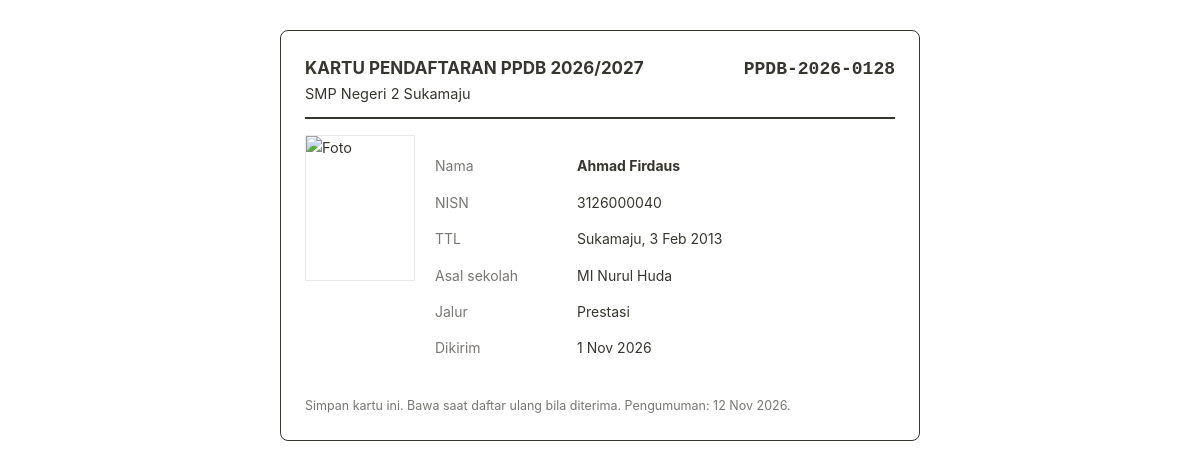
The app's page /index.php?page=kartu&id=1 (signed in) with its own data.
### tables this page shows
CREATE TABLE pengaturan (
  id INT PRIMARY KEY,
  nama_sekolah VARCHAR(120) NOT NULL,
  alamat VARCHAR(255),
  telepon VARCHAR(30),
  tahun_ajaran VARCHAR(20) NOT NULL,
  buka DATETIME NOT NULL,
  tutup DATETIME NOT NULL,
  pengumuman DATETIME NOT NULL,
  daftar_ulang_sampai DATE NOT NULL,
  persen_cadangan TINYINT NOT NULL DEFAULT 10
);

CREATE TABLE pendaftar (
  id INT AUTO_INCREMENT PRIMARY KEY,
  no_daftar VARCHAR(20) NOT NULL UNIQUE,
  jalur_id INT NOT NULL,
  nisn CHAR(10) NOT NULL UNIQUE,
  nik CHAR(16),
  nama VARCHAR(100) NOT NULL,
  jk ENUM('L','P') NOT NULL DEFAULT 'L',
  tempat_lahir VARCHAR(60),
  tgl_lahir DATE NOT NULL,
  agama VARCHAR(20),
  asal_sekolah VARCHAR(100),
  alamat VARCHAR(255),
  jarak_km DECIMAL(5,2) NOT NULL DEFAULT 0,
  nama_ayah VARCHAR(100),
  nama_ibu VARCHAR(100),
  pekerjaan_ortu VARCHAR(60),
  telepon VARCHAR(20) NOT NULL,
  nilai_rata DECIMAL(5,2) NOT NULL DEFAULT 0,
  poin_prestasi DECIMAL(5,2) NOT NULL DEFAULT 0,
  prestasi_ket VARCHAR(255),
  status ENUM('draft','menunggu','perbaikan','terverifikasi','diterima','cadangan','tidak_diterima','daftar_ulang') NOT NULL DEFAULT 'draft',
  catatan VARCHAR(255),
  skor DECIMAL(6,2) NULL,
  peringkat SMALLINT NULL,
  verifikator_id INT NULL,
  created_at DATETIME NOT NULL DEFAULT CURRENT_TIMESTAMP,
  dikirim_at DATETIME NULL,
  diverifikasi_at DATETIME NULL,
  INDEX (status), INDEX (jalur_id),
  FOREIGN KEY (jalur_id) REFERENCES jalur(id),
  FOREIGN KEY (verifikator_id) REFERENCES users(id) ON DELETE SET NULL
);

CREATE TABLE jalur (
  id INT AUTO_INCREMENT PRIMARY KEY,
  kode VARCHAR(20) NOT NULL UNIQUE,
  nama VARCHAR(60) NOT NULL,
  kuota SMALLINT NOT NULL,
  keterangan VARCHAR(255)
);

### index.php (called while the page is built, shortened)
<?php
require __DIR__ . '/includes/bootstrap.php';
$routes = [
    'beranda'    => 'pages/daftar/beranda.php',
    'daftar'     => 'pages/daftar/daftar.php',
    'masuk'      => 'pages/daftar/masuk.php',
    'formulir'   => 'pages/daftar/formulir.php',
    'status'     => 'pages/daftar/status.php',
    'kartu'      => 'pages/daftar/kartu.php',
    'pengumuman' => 'pages/daftar/pengumuman.php',
    'keluar'     => 'pages/daftar/keluar.php',
    'berkas'     => 'pages/berkas.php',
    'login'      => 'pages/admin/login.php',
    'logout'     => 'pages/admin/logout.php',
    'dashboard'  => 'pages/admin/dashboard.php',
    'pendaftar'  => 'pages/admin/pendaftar.php',
    'verifikasi' => 'pages/admin/verifikasi.php',
    'seleksi'    => 'pages/admin/seleksi.php',
    'pengaturan' => 'pages/admin/pengaturan.php',
];
$page = $_GET['page'] ?? 'beranda';
require __DIR__ . '/' . $routes[$page];

### includes/bootstrap.php (called while the page is built, shortened)
<?php
function db(): PDO
{
    static $pdo = null;
    if ($pdo === null) {
        $c = require __DIR__ . '/../config/database.php';
        $dsn = "mysql:host={$c['host']};port={$c['port']};dbname={$c['database']};charset=utf8mb4";
        try {
            $pdo = new PDO($dsn, $c['username'], $c['password'], [
                PDO::ATTR_ERRMODE => PDO::ERRMODE_EXCEPTION,
                PDO::ATTR_DEFAULT_FETCH_MODE => PDO::FETCH_ASSOC,
            ]);
        } catch (PDOException $e) {
            die('<h3>Koneksi database gagal.</h3><p>Cek config/database.php dan pastikan database <b>'
                . htmlspecialchars($c['database']) . '</b> sudah di-import.</p>');
        }
    }
    return $pdo;
}
function q(string $sql, array $params = []): PDOStatement
{
    $st = db()->prepare($sql);
    $st->execute($params);
    return $st;
}
function e($v): string
{
    return htmlspecialchars((string) $v, ENT_QUOTES, 'UTF-8');
}
function tgl($date): string
{
    $bulan = ['', 'Jan', 'Feb', 'Mar', 'Apr', 'Mei', 'Jun', 'Jul', 'Agu', 'Sep', 'Okt', 'Nov', 'Des'];
    $t = strtotime($date);
    return date('j', $t) . ' ' . $bulan[(int) date('n', $t)] . ' ' . date('Y', $t);
}
function url(string $page = 'dashboard', array $params = []): string
{
    return 'index.php?' . http_build_query(['page' => $page] + $params);
}
function user(): ?array
{
    return $_SESSION['user'] ?? null;
}
function setting(): array
{
    static $s = null;
    return $s ??= q('SELECT * FROM pengaturan WHERE id = 1')->fetch() ?: [];
}

### pages/daftar/kartu.php (the view, shortened to what this page needs)
<?php
$p = user() && isset($_GET['id']) ? q('SELECT p.*, j.nama jalur FROM pendaftar p JOIN jalur j ON j.id = p.jalur_id WHERE p.id = ?', [(int) $_GET['id']])->fetch() : pendaftar();
$foto = q("SELECT id FROM berkas WHERE pendaftar_id = ? AND jenis = 'foto'", [$p['id']])->fetchColumn();
$set = setting();
?>
<!DOCTYPE html>
<html lang="id"><head><meta charset="UTF-8"><title>Kartu <?= e($p['no_daftar']) ?></title><link rel="stylesheet" href="assets/css/style.css"></head>
<body style="padding:30px" onload="window.print()">
<div class="card-print">
    <div class="head"><div><b style="font-size:17px">KARTU PENDAFTARAN PPDB <?= e($set['tahun_ajaran']) ?></b><div><?= e($set['nama_sekolah']) ?></div></div><div class="mono" style="font-size:18px;font-weight:700"><?= e($p['no_daftar']) ?></div></div>
    <div style="display:flex;gap:20px">
        <?php if ($foto): ?><img src="<?= url('berkas', ['id' => $foto]) ?>" alt="Foto"><?php endif; ?>
        <dl class="props" style="flex:1;grid-template-columns:130px 1fr">
            <dt>Nama</dt><dd><b><?= e($p['nama']) ?></b></dd><dt>NISN</dt><dd><?= e($p['nisn']) ?></dd><dt>TTL</dt><dd><?= e($p['tempat_lahir']) ?>, <?= tgl($p['tgl_lahir']) ?></dd>
            <dt>Asal sekolah</dt><dd><?= e($p['asal_sekolah']) ?></dd><dt>Jalur</dt><dd><?= e($p['jalur']) ?></dd><dt>Dikirim</dt><dd><?= tgl($p['dikirim_at']) ?></dd>
        </dl>
    </div>
    <p class="muted" style="font-size:12.5px;margin:16px 0 0">Simpan kartu ini. Bawa saat daftar ulang bila diterima. Pengumuman: <?= tgl($set['pengumuman']) ?>.</p>
</div>
</body></html>

### assets/css/style.css (style rules this page uses)
:root { --bg: #ffffff; --side: #f7f7f5; --hover: #efefed; --ink: #37352f; --ink-2: #191919; --muted: #787774; --line: #e9e9e7; --accent: #4f46e5; --accent-soft: #eef0ff; --c-gray: #787774; --c-gray-bg: #f1f1ef; --c-amber: #b45309; --c-amber-bg: #fdf3dc; --c-red: #c4362b; --c-red-bg: #fde8e6; --c-blue: #2563c9; --c-blue-bg: #e7effc; --c-green: #2e7d48; --c-green-bg: #e4f3e8; --c-purple: #7e4cc7; --c-purple-bg: #f1eafc; --font: ui-sans-serif, -apple-system, "Segoe UI", Helvetica, Arial, sans-serif; }
* { box-sizing: border-box; }
body { margin: 0; background: var(--bg); color: var(--ink); font: 14.5px/1.6 var(--font); }
.muted { color: var(--muted); }
.props { display: grid; grid-template-columns: 170px 1fr; gap: 2px 12px; font-size: 14px; }
.props dt { color: var(--muted); padding: 6px 0; display: flex; align-items: center; gap: 8px; }
.props dd { margin: 0; padding: 6px 0; }
.mono { font-family: ui-monospace, "SFMono-Regular", Menlo, Consolas, monospace; font-size: 13px; }
.card-print { max-width: 640px; margin: 0 auto; border: 1px solid var(--ink); border-radius: 8px; padding: 24px; }
.card-print .head { display: flex; justify-content: space-between; border-bottom: 2px solid var(--ink); padding-bottom: 12px; margin-bottom: 16px; }
.card-print img { width: 110px; height: 146px; object-fit: cover; border: 1px solid var(--line); }

### records on screen
pengaturan: tahun_ajaran "2026/2027", nama_sekolah "SMP Negeri 2 Sukamaju", pengumuman "12 Nov 2026"
pendaftar: no_daftar "PPDB-2026-0128", nama "Ahmad Firdaus", nisn "3126000040", tempat_lahir "Sukamaju", tgl_lahir "3 Feb 2013", asal_sekolah "MI Nurul Huda", jalur.nama "Prestasi", dikirim_at "1 Nov 2026"
